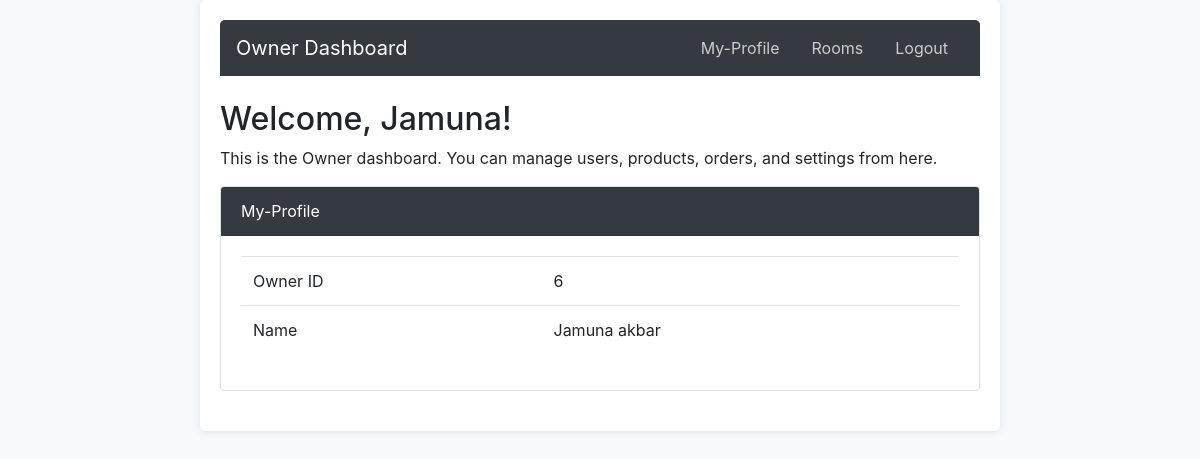
Screenshot of /owner_dashboard.php (signed in) with the database file from the repository.
### tables this page shows
CREATE TABLE `owner` (
  `owner_id` int(11) NOT NULL,
  `first_name` varchar(50) NOT NULL,
  `last_name` varchar(50) NOT NULL,
  `email` varchar(100) DEFAULT NULL,
  `phone_no` varchar(20) DEFAULT NULL,
  `address` text DEFAULT NULL,
  `date_of_birth` date DEFAULT NULL,
  `gender` enum('Male','Female') DEFAULT NULL,
  `password` varchar(100) DEFAULT NULL,
  `reg_id` int(11) NOT NULL
);

### owner_dashboard.php (the view, shortened to what this page needs)
<?php
$conn = new mysqli('localhost', 'root', '', 'dhakanest');
$tab = isset($_GET['tab']) ? $_GET['tab'] : 'My-Profile';
if ($tab === 'My-Profile') {
    $owner_id = $_SESSION['owner_id'];
    $sql = "SELECT * FROM owner WHERE owner_id = $owner_id";
    $result = $conn->query($sql);
    $my_profile = $result->fetch_assoc();
}
?>
<!DOCTYPE html>
<html>
<head>
    <link rel="stylesheet" href="https://maxcdn.bootstrapcdn.com/bootstrap/4.5.2/css/bootstrap.min.css">
    <link rel="stylesheet" href="styles.css">
</head>
<body>
    <div class="container">
        <nav class="navbar navbar-dark">
            <a class="navbar-brand" href="#">Owner Dashboard</a>
            <ul class="nav">
                <li class="nav-item">
                    <a class="nav-link <?php echo $tab === 'My-Profile' ? 'active' : ''; ?>" href="?tab=My-Profile">My-Profile</a>
                </li>
                <li class="nav-item">
                    <a class="nav-link <?php echo $tab === 'Rooms' ? 'active' : ''; ?>" href="?tab=Rooms">Rooms</a>
                </li>
                <li class="nav-item">
                    <a class="nav-link" href="logout.php">Logout</a>
                </li>
            </ul>
        </nav>
        <div class="mt-4">
            <h2>Welcome, <?php echo $_SESSION['first_name']; ?>!</h2>
            <p>This is the Owner dashboard. You can manage users, products, orders, and settings from here.</p>
        </div>
        <div class="card">
            <div class="card-header">
                <?php
                if ($tab === 'My-Profile') {
                    echo 'My-Profile';
                } elseif ($tab === 'Rooms') {
                    echo 'Rooms';
                } else {
                    echo 'Invalid Tab';
                }
                ?>
            </div>
            <div class="card-body">
                <?php if ($tab === 'My-Profile'): ?>
                    <?php if (!empty($my_profile)): ?>
                        <table class="table">
                            <tr>
                                <td>Owner ID</td>
                                <td><?php echo $my_profile['owner_id']; ?></td>
                            </tr>
                            <tr>
                                <td>Name</td>
                                <td><?php echo $my_profile['first_name'] . ' ' . $my_profile['last_name']; ?></td>
                            </tr>
                        </table>
                    <?php else: ?>
                        <p>No Profile is found.</p>
                    <?php endif; ?>
                <?php endif; ?>
            </div>
        </div>
    </div>
</body>
</html>

### styles.css (style rules this page uses)
body { background-color: #f8f9fa; }
.container { max-width: 800px; margin: 0 auto; padding: 20px; background-color: #fff; border-radius: 5px; box-shadow: 0 0 10px rgba(0, 0, 0, 0.1); }
.navbar { background-color: #343a40; border-radius: 5px 5px 0 0; }
.navbar-brand { color: #fff; }
.nav-link { color: #ccc; }
.card { margin-bottom: 20px; }
.card-header { background-color: #343a40; color: #fff; }

### rows the page displays
owner: owner_id "6", first_name "Jamuna", last_name "akbar"

### other values shown
$_SESSION['first_name'] "Jamuna"
